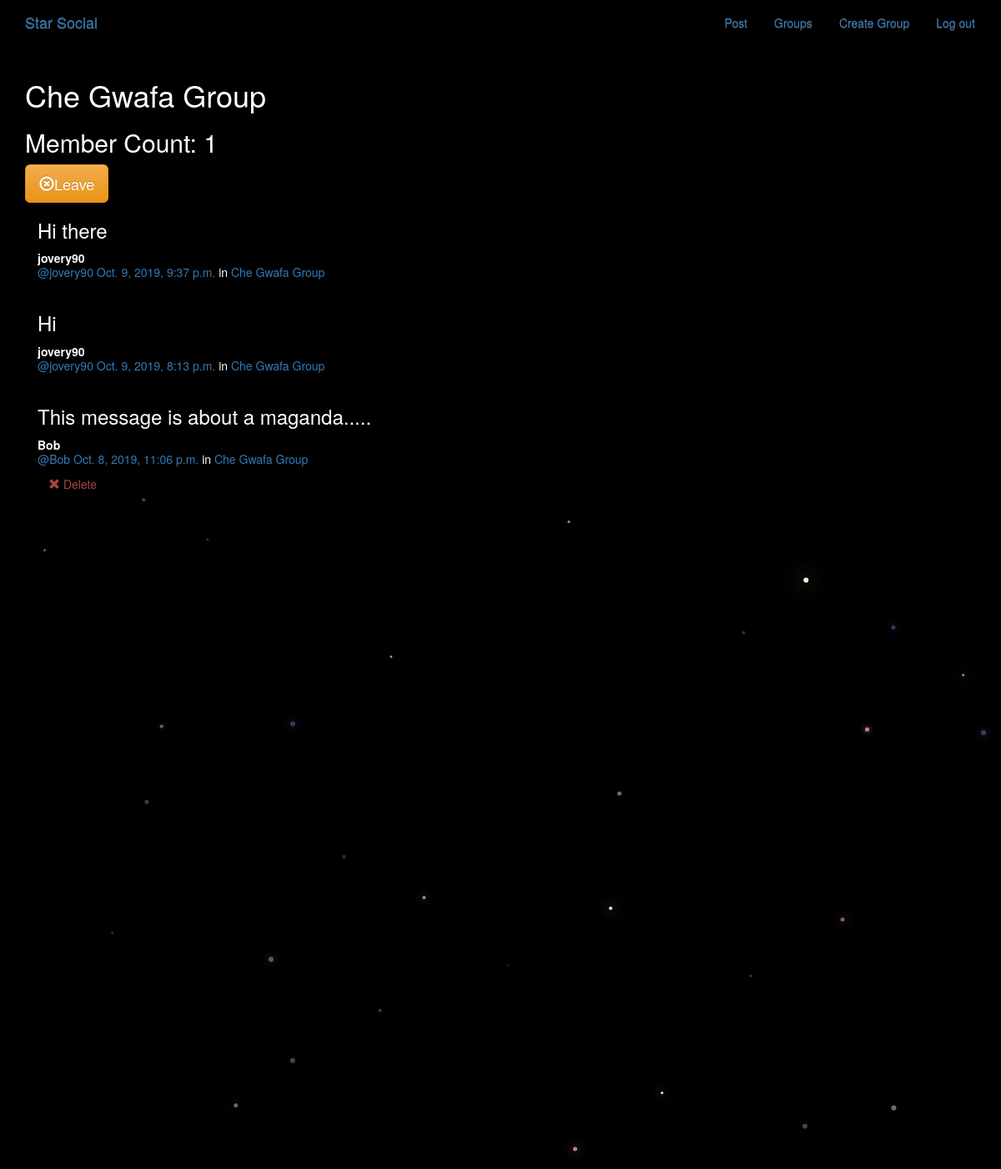
/groups/posts/in/che-gwafa-group/ (signed in), run on the app's committed database.
### groups/models.py (models this page shows, shortened)
class Group(models.Model):
    name = models.CharField(max_length=255,unique=True)
    slug = models.SlugField(allow_unicode=True,unique=True)
    description = models.TextField(blank=True,default='')
    description_html = models.TextField(editable=False,default='',blank=True)
    members = models.ManyToManyField(User,through='GroupMember')
    class Meta:
        ordering = ['name']

### posts/models.py (models this page shows, shortened)
class Post(models.Model):
    user = models.ForeignKey(User,related_name='posts')
    created_at = models.DateTimeField(auto_now=True)
    message = models.TextField()
    message_html = models.TextField(editable=False)
    group = models.ForeignKey(Group,related_name='posts',null=True,blank=True)
    class Meta:
        ordering = ['-created_at']
        unique_together = ['user','message']

### groups/views.py (the view)
# urls.py: url(r'posts/in/(?P<slug>[-\w]+)/$',views.SingleGroup.as_view(),name='single'),
class SingleGroup(generic.DetailView):
    model = Group

### groups/templates/groups/group_detail.html
{% extends 'groups/group_base.html' %}
{% block pregroup %}
<h1>{{group.name}}</h1>
<h2>Member Count: {{group.members.count}}</h2>
<div class="content">
  {% if user in group.members.all %}
  <a href="{% url 'groups:leave' slug=group.slug %}" class='btn btn-lg btn-fill btn-warning'>
    <span class="glyphicon glyphicon-remove-circle"></span>Leave</a>
    {% else %}
    <a href="{% url 'groups:join' slug=group.slug %}" class='btn btn-lg btn-fill btn-warning'>
      <span class="glyphicon glyphicon-ok-circle"></span>Join</a>
    {% endif %}
</div>
{% endblock %}
{% block group_content %}
<div class="col-md-8">
  {% if group.posts.count == 0 %}
  <h2>No posts in this group yet.</h2>
  {% else %}
    {% for post in group.posts.all %}
      {% include "posts/_post.html" %}
    {% endfor %}
  {% endif %}
</div>
{% endblock %}

### posts/templates/posts/_post.html
<div class="post media">
	<h3>{{ post.message_html|safe }}</h3>
	<div class="media-body">
		<strong>{{ post.user.username }}</strong>
		<h5 class="media-heading">
			<span class="username"><a href="{% url 'posts:for_user' username=post.user.username %}">@{{ post.user.username }}</a></span>
			<time class="time"><a href="{% url 'posts:single' username=post.user.username pk=post.pk %}">{{ post.created_at }}</a></time>
			{% if post.group %}
			<span class="group-name">in <a href="#">{{ post.group.name }}</a></span>
			{% endif %}
		</h5>
		<div class="media-footer">
			{% if user.is_authenticated and post.user == user and not hide_delete %}
				<a href="{% url 'posts:delete' pk=post.pk %}" title="delete" class="btn btn-simple">
					<span class="glyphicon glyphicon-remove text-danger" aria-hidden="true"></span>
					<span class="text-danger icon-label">Delete</span>
				</a>
			{% endif %}
		</div>
	</div>
</div>

### static/simplesocial/css/master.css (style rules this page uses)
body { margin: 0; overflow: hidden; background-color: black; color:white; }

### data on the page
Group: name "Che Gwafa Group", members.count "1"
Post: message_html "Hi there", user.username "jovery90", created_at "Oct. 9, 2019, 9:37 p.m.", group.name "Che Gwafa Group"
Post: message_html "Hi", user.username "jovery90", created_at "Oct. 9, 2019, 8:13 p.m.", group.name "Che Gwafa Group"
Post: message_html "This message is about a maganda.....", user.username "Bob", created_at "Oct. 8, 2019, 11:06 p.m.", group.name "Che Gwafa Group", shows "Delete"
